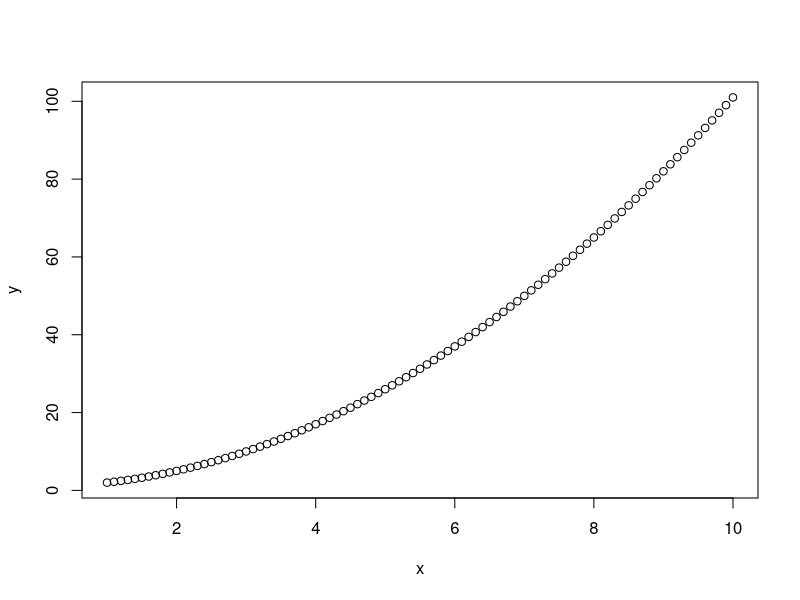
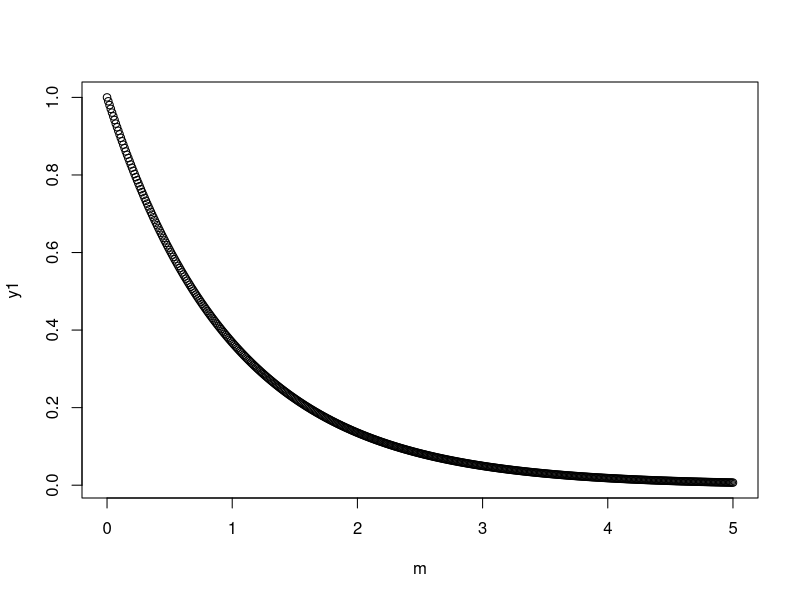

These charts were generated, in order, by the following R code:
rm(list=ls(all=TRUE))
x1=c(1,5)
f=function(x1) {
  f=(x1^2)+1
  f
}
f(1)

x2=c(1,5)
f1=function(x2) {
  f1=(x2^2)+1
  f1
}

x=seq(1,10,0.1)
f=function(x){
  f=(x^2)+1
  f
}
y=f(x)
plot(x,y)

#write a funcn of x and y that will find the sum of 2 nos. 

f=function(x,y){
  f=x+y
  f
}


m=seq(0,5,0.01)
f4=function(m,l){
  f4=l*exp(-l*m) 
  f4
}
y1=f4(m,1)
plot(m,y1)
